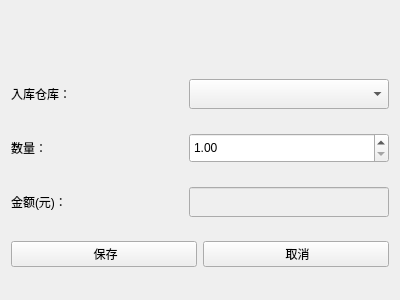
<?xml version="1.0" encoding="UTF-8"?>
<ui version="4.0">
 <class>SubPosition</class>
 <widget class="QWidget" name="SubPosition">
  <property name="geometry">
   <rect>
    <x>0</x>
    <y>0</y>
    <width>400</width>
    <height>300</height>
   </rect>
  </property>
  <property name="windowTitle">
   <string>Form</string>
  </property>
  <layout class="QVBoxLayout" name="verticalLayout">
   <item>
    <spacer name="horizontalSpacer_2">
     <property name="orientation">
      <enum>Qt::Horizontal</enum>
     </property>
     <property name="sizeHint" stdset="0">
      <size>
       <width>40</width>
       <height>25</height>
      </size>
     </property>
    </spacer>
   </item>
   <item>
    <spacer name="horizontalSpacer">
     <property name="orientation">
      <enum>Qt::Horizontal</enum>
     </property>
     <property name="sizeHint" stdset="0">
      <size>
       <width>40</width>
       <height>25</height>
      </size>
     </property>
    </spacer>
   </item>
   <item>
    <layout class="QHBoxLayout" name="horizontalLayout">
     <item>
      <widget class="QLabel" name="label">
       <property name="text">
        <string>入库仓库：</string>
       </property>
      </widget>
     </item>
     <item>
      <widget class="QComboBox" name="comboBoxWareHouse">
       <property name="minimumSize">
        <size>
         <width>200</width>
         <height>30</height>
        </size>
       </property>
       <property name="maximumSize">
        <size>
         <width>200</width>
         <height>30</height>
        </size>
       </property>
      </widget>
     </item>
    </layout>
   </item>
   <item>
    <layout class="QHBoxLayout" name="horizontalLayout_2">
     <item>
      <widget class="QLabel" name="labelNumber">
       <property name="text">
        <string>数量：</string>
       </property>
      </widget>
     </item>
     <item>
      <widget class="QDoubleSpinBox" name="doubleSpinBoxNumber">
       <property name="minimumSize">
        <size>
         <width>200</width>
         <height>30</height>
        </size>
       </property>
       <property name="maximumSize">
        <size>
         <width>200</width>
         <height>30</height>
        </size>
       </property>
       <property name="minimum">
        <double>1.000000000000000</double>
       </property>
       <property name="maximum">
        <double>100000.000000000000000</double>
       </property>
      </widget>
     </item>
    </layout>
   </item>
   <item>
    <layout class="QHBoxLayout" name="horizontalLayout_3">
     <item>
      <widget class="QLabel" name="label_3">
       <property name="text">
        <string>金额(元)：</string>
       </property>
      </widget>
     </item>
     <item>
      <widget class="QLineEdit" name="lineEditTotalMoney">
       <property name="enabled">
        <bool>false</bool>
       </property>
       <property name="minimumSize">
        <size>
         <width>200</width>
         <height>30</height>
        </size>
       </property>
       <property name="maximumSize">
        <size>
         <width>200</width>
         <height>30</height>
        </size>
       </property>
       <property name="styleSheet">
        <string notr="true">color: rgb(0, 0, 0);</string>
       </property>
      </widget>
     </item>
    </layout>
   </item>
   <item>
    <layout class="QHBoxLayout" name="horizontalLayout_4">
     <item>
      <widget class="QPushButton" name="pushButtonSave">
       <property name="text">
        <string> 保存</string>
       </property>
       <property name="icon">
        <iconset resource="../../../res.qrc">
         <normaloff>:/image/image/确认.png</normaloff>:/image/image/确认.png</iconset>
       </property>
      </widget>
     </item>
     <item>
      <widget class="QPushButton" name="pushButtonCancel">
       <property name="text">
        <string> 取消</string>
       </property>
       <property name="icon">
        <iconset resource="../../../res.qrc">
         <normaloff>:/image/image/cancel.png</normaloff>:/image/image/cancel.png</iconset>
       </property>
      </widget>
     </item>
    </layout>
   </item>
  </layout>
 </widget>
 <resources>
  <include location="../../../res.qrc"/>
 </resources>
 <connections/>
</ui>
